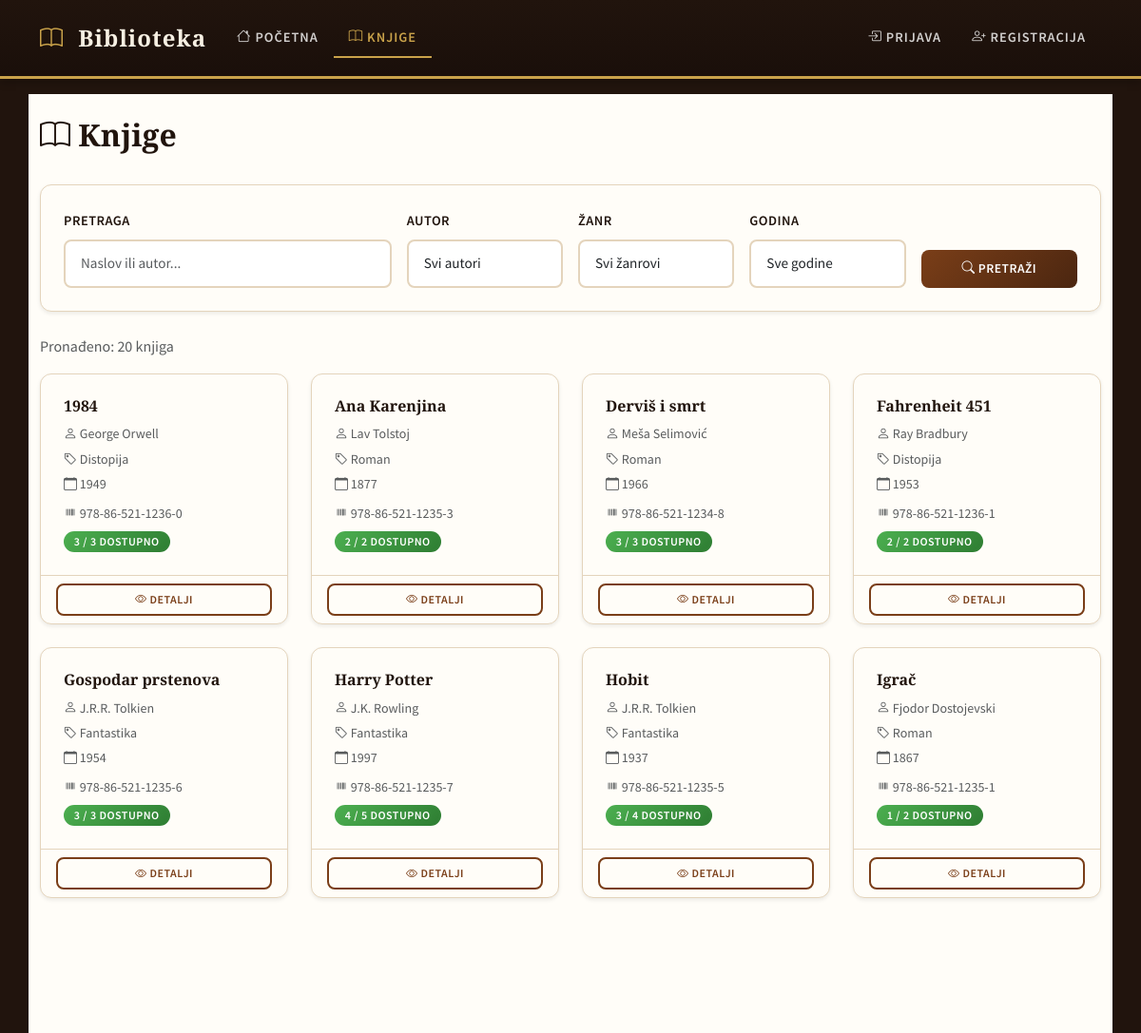
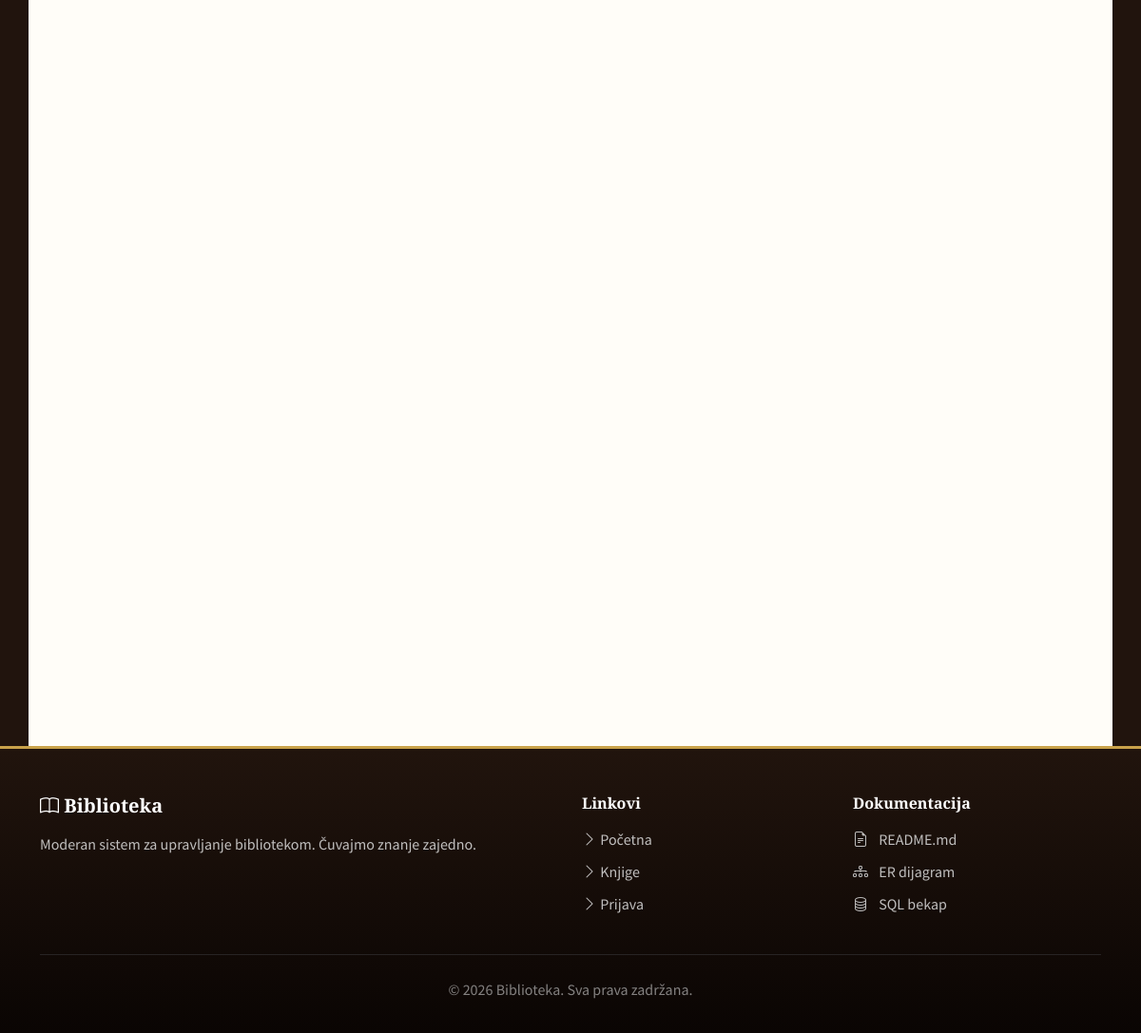
The page /index.php?page=books on the database its author committed (2 pictures, top to bottom).
### tables this page shows
CREATE TABLE `books` (
    `id` INT UNSIGNED NOT NULL AUTO_INCREMENT,
    `title` VARCHAR(200) NOT NULL,
    `author` VARCHAR(100) NOT NULL,
    `isbn` VARCHAR(20) DEFAULT NULL,
    `genre` VARCHAR(50) DEFAULT NULL,
    `year` INT DEFAULT NULL,
    `available_copies` INT NOT NULL DEFAULT 0,
    `total_copies` INT NOT NULL DEFAULT 1,
    `description` TEXT DEFAULT NULL,
    `cover_image` VARCHAR(255) DEFAULT NULL,
    `created_at` TIMESTAMP NOT NULL DEFAULT CURRENT_TIMESTAMP,
    PRIMARY KEY (`id`),
    UNIQUE KEY `uk_isbn` (`isbn`),
    KEY `idx_author` (`author`),
    KEY `idx_genre` (`genre`),
    KEY `idx_year` (`year`)
);

### controllers/BaseController.php (called while the page is built)
<?php
class BaseController {
    protected $viewBasePath;
    public function __construct($viewBasePath) {
        $this->viewBasePath = rtrim($viewBasePath, '/');
    }
    protected function render($viewPath) {
        require $this->viewBasePath . '/' . ltrim($viewPath, '/');
    }
}

### controllers/BookController.php (called while the page is built, shortened)
<?php
class BookController extends BaseController {
    public function index() {
        $this->render('books/index.php');
    }
}

### index.php (called while the page is built, shortened)
<?php
require_once __DIR__ . '/config/database.php';
require_once __DIR__ . '/helpers/functions.php';
require_once __DIR__ . '/models/Book.php';
require_once __DIR__ . '/controllers/BaseController.php';
require_once __DIR__ . '/controllers/BookController.php';
$page = $_GET['page'] ?? 'home';
require_once __DIR__ . '/views/layouts/header.php';
$viewBasePath = __DIR__ . '/views';
$routes = [
    'home' => [new PageController($viewBasePath), 'home'],
    'login' => [new PageController($viewBasePath), 'login'],
    'register' => [new PageController($viewBasePath), 'register'],
    'logout' => [new PageController($viewBasePath), 'logout'],
    'books' => [new BookController($viewBasePath), 'index'],
    'book_show' => [new BookController($viewBasePath), 'show'],
    'book_create' => [new BookController($viewBasePath), 'create'],
    'book_edit' => [new BookController($viewBasePath), 'edit'],
    'book_delete' => [new BookController($viewBasePath), 'delete'],
    'rentals' => [new RentalController($viewBasePath), 'index'],
    'rental_create' => [new RentalController($viewBasePath), 'create'],
    'rental_return' => [new RentalController($viewBasePath), 'returnBook'],
    'rental_history' => [new RentalController($viewBasePath), 'history'],
    'users' => [new UserController($viewBasePath), 'index'],
    'user_profile' => [new UserController($viewBasePath), 'profile'],
    'user_edit' => [new UserController($viewBasePath), 'edit'],
    'user_delete' => [new UserController($viewBasePath), 'delete'],
    'statistics' => [new StatisticsController($viewBasePath), 'index'],
];
$route = $routes[$page] ?? [new PageController($viewBasePath), 'notFound'];
call_user_func($route);
require_once __DIR__ . '/views/layouts/footer.php';
?>

### helpers/functions.php (called while the page is built, shortened)
<?php
function e($string) {
    return htmlspecialchars($string, ENT_QUOTES, 'UTF-8');
}

### config/database.php (called while the page is built, shortened)
<?php
class Database {
    private static $instance = null;
    private $connection;
    private function __construct() {
        try {
            $dsn = "mysql:host=" . DB_HOST . ";port=" . DB_PORT . ";dbname=" . DB_NAME . ";charset=utf8mb4";
            $this->connection = new PDO($dsn, DB_USER, DB_PASS, [
                PDO::ATTR_ERRMODE => PDO::ERRMODE_EXCEPTION,
                PDO::ATTR_DEFAULT_FETCH_MODE => PDO::FETCH_ASSOC,
                PDO::ATTR_EMULATE_PREPARES => false
            ]);
        } catch (PDOException $e) {
            error_log('Greška pri konekciji sa bazom: ' . $e->getMessage());
            die('Konekcija sa bazom trenutno nije dostupna. Proverite podešavanja u config/database.php.');
        }
    }
    public static function getInstance() {
        if (self::$instance === null) {
            self::$instance = new self();
        }
        return self::$instance;
    }
    public function getConnection() {
        return $this->connection;
    }
}
function getDB() {
    return Database::getInstance()->getConnection();
}

### models/Book.php (called while the page is built, shortened)
<?php
class Book {
    private $db;
    public function __construct() {
        $this->db = getDB();
    }
    public function getAll($filters = []) {
        $sql = "SELECT * FROM books WHERE 1=1";
        $params = [];
        $sql .= " ORDER BY title ASC";
        $stmt = $this->db->prepare($sql);
        $stmt->execute($params);
        return $stmt->fetchAll();
    }
}

### views/books/index.php (the view, shortened to what this page needs)
<?php
$bookModel = new Book();
$filters = [
    'search' => $_GET['search'] ?? '',
    'author' => $_GET['author'] ?? '',
    'genre' => $_GET['genre'] ?? '',
    'year' => $_GET['year'] ?? ''
];
$books = $bookModel->getAll($filters);
?>
<div class="row mb-4">
    <div class="col-md-8">
        <h2><i class="bi bi-book"></i> Knjige</h2>
    </div>
    <div class="col-md-4 text-end">
    </div>
</div>
<div class="card mb-4">
    <div class="card-body">
        <form method="GET" action="/index.php">
            <div class="row g-3">
                <div class="col-md-4">
                    <label for="search" class="form-label">Pretraga</label>
                    <input type="text" class="form-control" id="search" name="search"
                           placeholder="Naslov ili autor..." value="<?= e($filters['search']) ?>">
                </div>
                <div class="col-md-2">
                    <label for="author" class="form-label">Autor</label>
                    <select class="form-select" id="author" name="author">
                        <option value="">Svi autori</option>
                    </select>
                </div>
                <div class="col-md-2">
                    <label for="genre" class="form-label">Žanr</label>
                    <select class="form-select" id="genre" name="genre">
                        <option value="">Svi žanrovi</option>
                    </select>
                </div>
                <div class="col-md-2">
                    <label for="year" class="form-label">Godina</label>
                    <select class="form-select" id="year" name="year">
                        <option value="">Sve godine</option>
                    </select>
                </div>
                <div class="col-md-2 d-flex align-items-end">
                    <button type="submit" class="btn btn-primary w-100">
                        <i class="bi bi-search"></i> Pretraži
                    </button>
                </div>
            </div>
        </form>
    </div>
</div>
<div class="mb-3">
    <span class="text-muted">Pronađeno: <?= count($books) ?> knjiga</span>
</div>
<?php if (empty($books)): ?>
    <div class="alert alert-info">
        <i class="bi bi-info-circle"></i> Nema knjiga za zadate kriterijume.
    </div>
<?php else: ?>
    <div class="row g-4">
        <?php foreach ($books as $book): ?>
            <div class="col-md-4 col-lg-3">
                <div class="card h-100">
                    <div class="card-body">
                        <h6 class="card-title"><?= e($book['title']) ?></h6>
                        <p class="card-text text-muted small mb-1">
                            <i class="bi bi-person"></i> <?= e($book['author']) ?>
                        </p>
                        <p class="card-text text-muted small mb-1">
                            <i class="bi bi-tag"></i> <?= e($book['genre'] ?? 'Nepoznat') ?>
                        </p>
                        <p class="card-text text-muted small mb-2">
                            <i class="bi bi-calendar"></i> <?= $book['year'] ?? '-' ?>
                        </p>
                        <?php if ($book['isbn']): ?>
                            <p class="card-text text-muted small mb-2">
                                <i class="bi bi-upc"></i> <?= e($book['isbn']) ?>
                            </p>
                        <?php endif; ?>
                        <div class="d-flex justify-content-between align-items-center">
                            <span class="badge <?= $book['available_copies'] > 0 ? 'bg-success' : 'bg-danger' ?>">
                                <?= $book['available_copies'] ?> / <?= $book['total_copies'] ?> dostupno
                            </span>
                        </div>
                    </div>
                    <div class="card-footer bg-transparent">
                        <div class="d-flex gap-2">
                            <a href="/index.php?page=book_show&id=<?= $book['id'] ?>" class="btn btn-sm btn-outline-primary flex-grow-1">
                                <i class="bi bi-eye"></i> Detalji
                            </a>
                        </div>
                    </div>
                </div>
            </div>
        <?php endforeach; ?>
    </div>
<?php endif; ?>

### rows shown on the page
books: title "1984", author "George Orwell", genre "Distopija", year "1949", isbn "978-86-521-1236-0", available_copies "3", total_copies "3"
books: title "Ana Karenjina", author "Lav Tolstoj", genre "Roman", year "1877", isbn "978-86-521-1235-3", available_copies "2", total_copies "2"
books: title "Derviš i smrt", author "Meša Selimović", genre "Roman", year "1966", isbn "978-86-521-1234-8", available_copies "3", total_copies "3"
books: title "Fahrenheit 451", author "Ray Bradbury", genre "Distopija", year "1953", isbn "978-86-521-1236-1", available_copies "2", total_copies "2"
books: title "Gospodar prstenova", author "J.R.R. Tolkien", genre "Fantastika", year "1954", isbn "978-86-521-1235-6", available_copies "3", total_copies "3"
books: title "Harry Potter", author "J.K. Rowling", genre "Fantastika", year "1997", isbn "978-86-521-1235-7", available_copies "4", total_copies "5"
books: title "Hobit", author "J.R.R. Tolkien", genre "Fantastika", year "1937", isbn "978-86-521-1235-5", available_copies "3", total_copies "4"
books: title "Igrač", author "Fjodor Dostojevski", genre "Roman", year "1867", isbn "978-86-521-1235-1", available_copies "1", total_copies "2"

### other values the page prints
count($books) "20"
